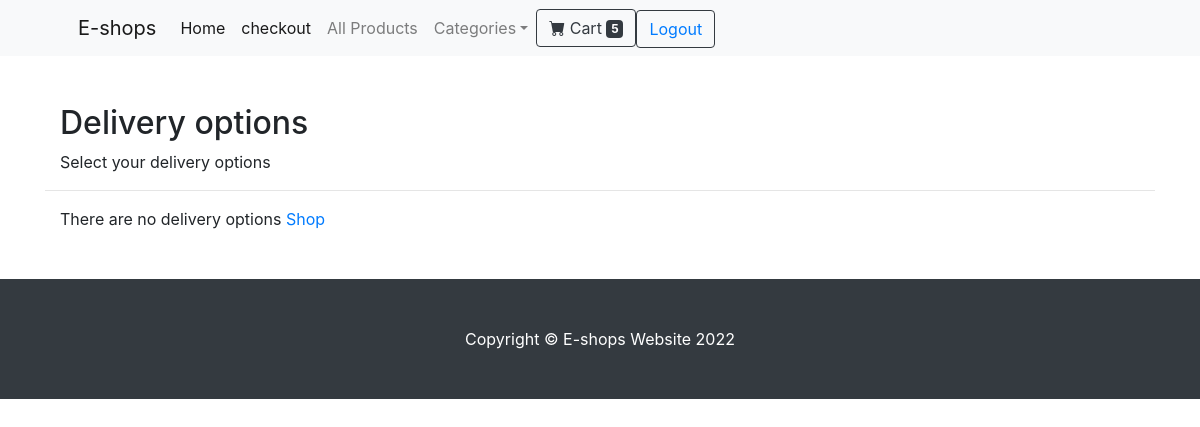
/check/deliverychoices/ (signed in), run on an earlier commit of the app's database.
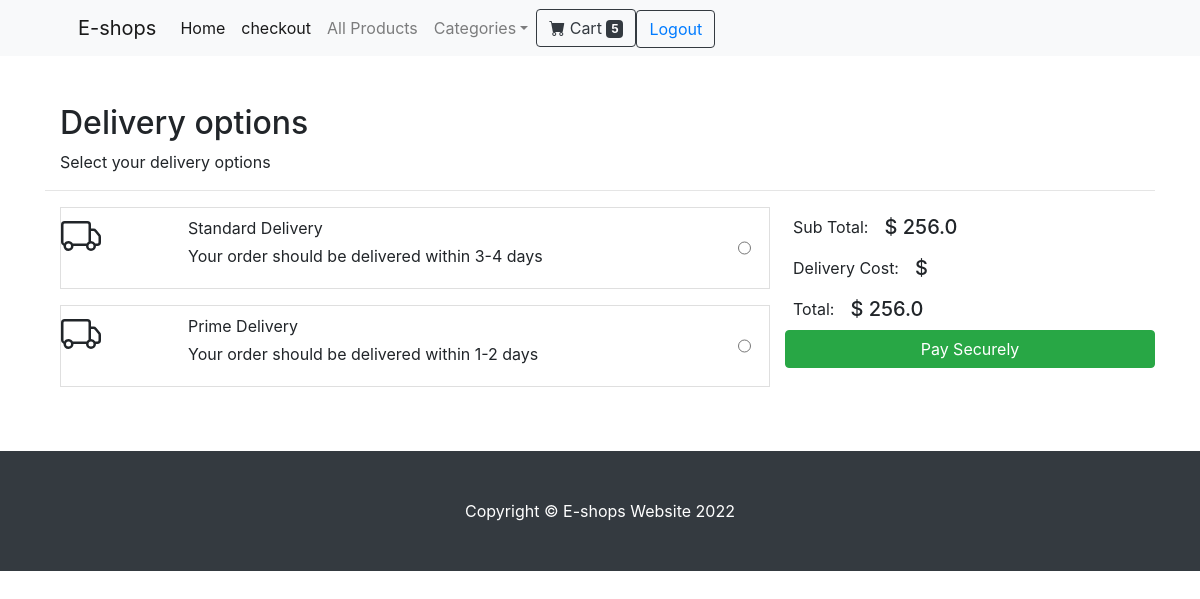
And on a later commit of the database.
### shop/models.py (models this page shows, shortened)
class Cart(models.Model):
    user = models.OneToOneField(AUTH_USER_MODEL, on_delete=models.CASCADE)
    articles = models.ManyToManyField(Article)
    total = models.FloatField(blank=True, null=True)
    qte = models.PositiveIntegerField(blank=True, null=True)

### checkout/models.py (models this page shows, shortened)
class DeliveryOptions(models.Model):
    DELIVERY_CHOICES = [
        ("IS", "In Store"),
        ("HD", "Home Delivery"),
        ("DD", "Digital Delivery"),
    ]
    delivery_name = models.CharField(
        verbose_name=_("delivery_name"),
        help_text=_("Required"),
        max_length=255,
    )
    delivery_price = models.DecimalField(
        verbose_name=_("delivery price"),
        help_text=_("Maximum 999.99"),
        error_messages={
            "name": {
                "max_length": _("The price must be between 0 and 999.99."),
            },
        },
        max_digits=5,
        decimal_places=2,
    )
    delivery_method = models.CharField(
        choices=DELIVERY_CHOICES,
        verbose_name=_("delivery_method"),
        help_text=_("Required"),
        max_length=255,
    )
    delivery_timeframe = models.CharField(
        verbose_name=_("delivery timeframe"),
        help_text=_("Required"),
        max_length=255,
    )
    delivery_window = models.CharField(
        verbose_name=_("delivery window"),
        help_text=_("Required"),
        max_length=255,
    )
    order = models.IntegerField(verbose_name=_("list order"), help_text=_("Required"), default=0)
    is_active = models.BooleanField(default=True)
    class Meta:
        verbose_name = _("Delivery Option")
        verbose_name_plural = _("Delivery Options")

### checkout/views.py (the view)
# urls.py: path('deliverychoices/', views.deliverychoices, name='deliverychoices'),
@login_required
def deliverychoices(request):
    deliveryoptions = DeliveryOptions.objects.filter(is_active=True)
    cart = Cart.objects.filter(user=request.user)
    cart = cart[0]
    return render(request, 'checkout/delivery_choices.html', {'deliveryoptions':deliveryoptions, 'cart':cart})

### checkout/templates/checkout/delivery_choices.html (shortened to what this page needs)
{% extends 'base.html' %}
{% block content %}
<div class="container">
    <div class="col-12">
        <h2>Delivery options</h2>
    </div>
    <div class="col-12">
        <p>Select your delivery options</p>
    </div>
    <hr />
    <div class="container">
          <div class="row g-3">
            {% if deliveryoptions|length == 0 %}
            <div class="col-12">There are no delivery options <a href="{% url 'shop:index' %}">Shop</a></div>
            {% else %}
            <div class="col-md-4 col-lg-4 order-md-last p-0 order-3">
              <div class="d-flex bd-highlight ms-0">
                <div class="p-2 flex-grow-1 bd-highlight">Sub Total:</div>
                <div class="p-2 bd-highlight"><span class="fw-bold h5">$ </span><span id="sub_total"
                    class="fw-bold h5">{{ cart.total }}</span></div>
              </div>
              <div class="d-flex bd-highlight">
                <div class="p-2 flex-grow-1 bd-highlight">Delivery Cost:</div>
                <div class="p-2 bd-highlight"><span class="fw-bold h5">$ </span></div>
              </div>
              <div class="d-flex bd-highlight">
                <div class="p-2 flex-grow-1 bd-highlight">Total:</div>
                <div class="p-2 bd-highlight"><span class="fw-bold h5">$ </span><span id="total"
                    class="fw-bold h5">{{ cart.total }}</span></div>
              </div>
              <a role="button" href="{% url "check:delivery_address" %}" class="btn btn-success fw-bold w-100"
                type="button">Pay Securely</a>
            </div>
            <div class="col-md-7 col-lg-8">
              {% for option in deliveryoptions %}
              <div class="card mb-3 border-1 rounded-0 product-item me-md-4" data-index="{{option.id}}">
                <div class="row g-0">
                  <div class="col-md-2 ps-3 ps-md-4">
                  </div>
                  <div class="col-md-9 ps-md-1">
                    <div class="card-body p-1">
                      <p class="card-text ps-2 mb-1 pt-1 fw-bold">{{option.delivery_name}}</p>
                      <p class="card-text ps-2 pb-3">Your order should be delivered within {{option.delivery_timeframe}}</p>
                    </div>
                  </div>
                  <div class="col-md-1 ps-md-1">
                    <input class="align-middle h-100" type="radio" name="deliveryOption" id="{{option.id}}"
                      value="{{option.id}}">
                  </div>
                </div>
              </div>
              {% endfor %}
            </div>
            {% endif %}
          </div>
        </div>
{% endblock content %}

What changed in the data, as far as the page shows it:
now on this page (row unchanged): Cart: total "256.0"
added DeliveryOptions: delivery_name "Standard Delivery", delivery_timeframe "3-4 days"
added DeliveryOptions: delivery_name "Prime Delivery", delivery_timeframe "1-2 days"
Also different on the page:
text no longer shown: "There are no delivery options Shop"
text now shown: "Sub Total: $ Delivery Cost: $ Total: $ Pay Securely"
